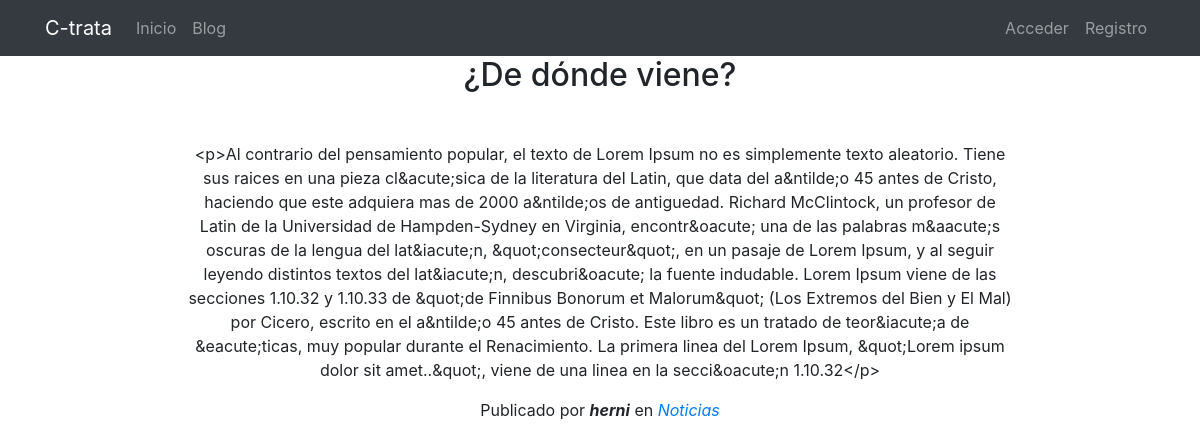
The page /page/categoria/1/ on the database its author committed.
### pages/models.py (models this page shows, shortened)
class Page(models.Model):
    title = models.CharField(verbose_name="Título", max_length=200)
    author = models.ForeignKey(User, verbose_name="Autor", on_delete=models.CASCADE)
    categories = models.ManyToManyField(Category, verbose_name="Categorías", related_name="get_posts")
    content = RichTextField(verbose_name="Contenido")
    order = models.SmallIntegerField(verbose_name="Orden", default=0)
    created = models.DateTimeField(auto_now_add=True, verbose_name="Fecha de creación")
    updated = models.DateTimeField(auto_now=True, verbose_name="Fecha de edición")
    class Meta:
        verbose_name = "Entrada"
        verbose_name_plural = "Entradas"
        ordering = ['order', 'title']

class Category(models.Model):
    name = models.CharField(max_length=100, verbose_name="Nombre")
    created = models.DateTimeField(auto_now_add=True, verbose_name="Fecha de creación")
    updated = models.DateTimeField(auto_now=True, verbose_name="Fecha de edición")
    class Meta:
        verbose_name = "categoría"
        verbose_name_plural = "categorías"
        ordering = ['-created']

### pages/views.py (the view)
# urls.py: path('categoria/<int:categoryId>/', category, name="category"),
def category(request, categoryId):
    template_name = 'pages/category.html'
    category = get_object_or_404(Category, id=categoryId)
    contexto = {'category':category}
    return render(request, template_name, contexto)

### pages/templates/pages/category.html (shortened to what this page needs)
{% extends 'base.html' %}
{% load static %}
{% block content %}
  {% for post in category.get_posts.all %}
    <section class="page-section cta">
      <div class="container">
        <div class="row">
          <div class="col-xl-9 mx-auto">
            <div class="cta-innerv text-center rounded">
              <h2 class="section-heading mb-5">
                <span class="section-heading-lower">{{post.title}}</span>
              </h2>
              <p class="mb-0 mbt">{{post.content|linebreaks}}</p>
              <p class="mb-0 mbt">
                <span class="section-heading-under">Publicado por <em><b>{{post.author}}</b></em> en
                  <em>
                   {% for categoria in post.categories.all %}
                    <a href="{% url 'category' categoria.id %}" class="link">{{categoria.name}}</a>{% if not forloop.last %},{% endif %}
                   {% endfor %}
                  </em>
                </span>
              </p>
            </div>
          </div>
        </div>
      </div>
    </section>
  {% endfor %}
{% endblock %}

### core/static/core/css/main.css (style rules this page uses)
:root { --jumbotron-padding-y: 3rem; }

### rows shown on the page
Page: title "¿De dónde viene?", content "<p>Al contrario del pensamiento popular, el texto de Lorem Ipsum no es simplemente texto aleatorio. Tiene sus raices en una pieza cl&acute;sica de la literatura del Latin, que data del a&ntilde;o 45 antes de Cristo, haciendo que este adquiera mas de 2000 a&ntilde;os de antiguedad. Richard McClintock, un profesor de Latin de la Universidad de Hampden-Sydney en Virginia, encontr&oacute; una de las palabras m&aacute;s oscuras de la lengua del lat&iacute;n, &quot;consecteur&quot;, en un pasaje de Lorem Ipsum, y al seguir leyendo distintos textos del lat&iacute;n, descubri&oacute; la fuente indudable. Lorem Ipsum viene de las secciones 1.10.32 y 1.10.33 de &quot;de Finnibus Bonorum et…", author "herni"
Category: name "Noticias"
